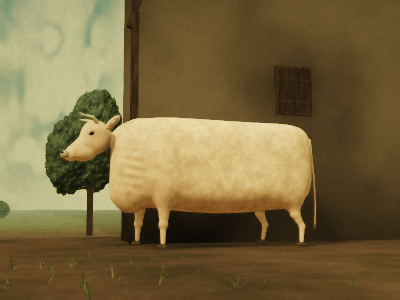
#> input picture BrotherTroubled/baseline/left.png, 400 x 300 px
$ python regions.py ../baseline/left.png ../baseline/portrait.png
#> lines starting #> are read from the running program, lines starting #| are printed output that depends on the picture
#!/usr/bin/env python3
"""regions.py RENDER -- mean colour of named painting regions, reference vs render (sRGB 0..1).

Boxes are (x0, y0, x1, y1) in painting pixels (800x668). The last column is the signed luma error, so
'too dark' / 'too bright' is obvious at a glance.
"""
import sys
import numpy as np
from PIL import Image
import os
REF = os.environ.get('BT_REFERENCE', 'reference/painting.jpg')  # the 800x668 source painting (not shipped)
ren = np.asarray(Image.open(sys.argv[1]).convert('RGB').resize((800, 668), Image.LANCZOS)).astype(float) / 255
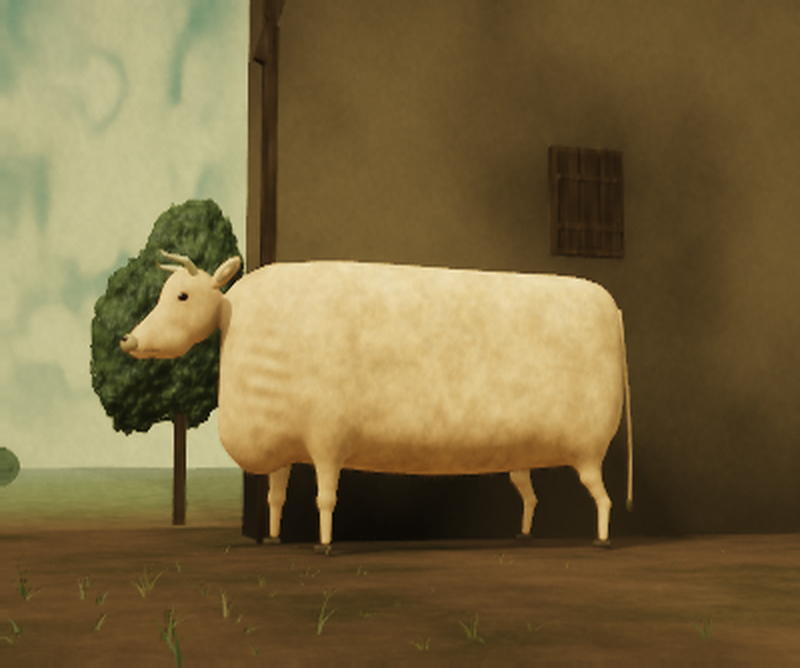
#> ren: shape (668, 800, 3) float64; mean R, G, B 0.477, 0.406, 0.25
ref = np.asarray(Image.open(sys.argv[2] if len(sys.argv) > 2 else REF).convert('RGB')).astype(float) / 255
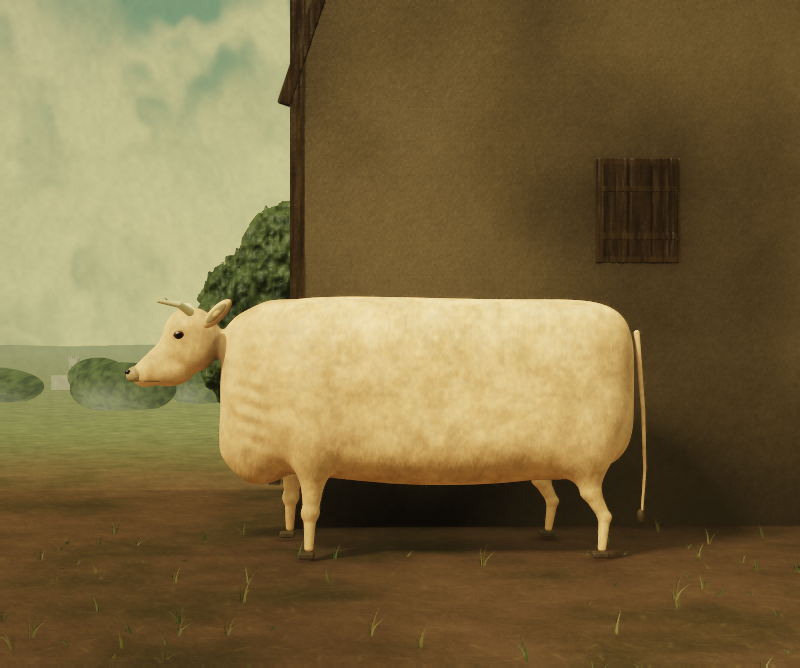
#> input picture BrotherTroubled/baseline/portrait.png, 800 x 668 px
R = {
 'sky teal TL':      (0, 0, 120, 80),   'sky teal mid':  (120, 40, 240, 110),
 'cloud lobe':       (170, 110, 235, 170), 'cloud left':   (0, 150, 120, 230),
 'cloud floor':      (0, 240, 220, 330),  'horizon hills': (0, 350, 200, 362),
 'tree crown':       (215, 190, 290, 280),'tree horizon L': (0, 372, 100, 410),
 'meadow':           (90, 418, 210, 448), 'ground olive L': (0, 470, 200, 540),
 'ground front L':   (0, 570, 300, 640),  'ground front M': (300, 590, 560, 650),
 'ground front R':   (560, 580, 800, 650),'ground shadow':  (300, 500, 560, 545),
 'ground right':     (640, 520, 800, 600),
 'wall glow':        (340, 120, 480, 280),'wall mid':       (480, 100, 600, 280),
 'wall right':       (700, 60, 800, 300), 'wall lower R':   (640, 320, 800, 480),
 'wall top':         (340, 0, 700, 60),   'post':           (300, 100, 325, 260),
 'thatch':           (255, 5, 320, 55),   'shutter':        (595, 140, 685, 260),
 'cow back':         (300, 300, 600, 320),'cow mid flank':  (300, 340, 600, 400),
 'cow lower':        (300, 430, 520, 470),'cow chest':      (232, 400, 260, 450),
 'cow rump':         (560, 340, 612, 420),'cow head':       (150, 340, 200, 375),
 'cow leg NF':       (302, 495, 325, 530),'cow leg NR':     (562, 500, 585, 545),
}
print(f"{'region':16s} {'reference':>18s} {'render':>18s}   dLuma")
tot = 0
for k, (x0, y0, x1, y1) in R.items():
    a = ref[y0:y1, x0:x1].reshape(-1, 3).mean(0); b = ren[y0:y1, x0:x1].reshape(-1, 3).mean(0)
    la = 0.2126*a[0] + 0.7152*a[1] + 0.0722*a[2]; lb = 0.2126*b[0] + 0.7152*b[1] + 0.0722*b[2]
    tot += (b - a).__abs__().mean()
    print(f"{k:16s} ({a[0]:.2f},{a[1]:.2f},{a[2]:.2f})    ({b[0]:.2f},{b[1]:.2f},{b[2]:.2f})   {lb-la:+.2f}")
#> this loop made 31 passes
#> (a, b, la, lb, tot) on passes 1 to 10: ([0.695, 0.698, 0.526], [0.662, 0.679, 0.511], 0.685, 0.663, 0.0227), ([0.682, 0.696, 0.521], [0.704, 0.71, 0.533], 0.68, 0.696, 0.0387), ([0.728, 0.725, 0.54], [0.744, 0.74, 0.559], 0.712, 0.728, 0.0553), ([0.744, 0.735, 0.551], [0.707, 0.712, 0.534], 0.723, 0.698, 0.0814), ([0.736, 0.722, 0.533], [0.613, 0.598, 0.411], 0.711, 0.588, 0.204), ([0.647, 0.622, 0.423], [0.528, 0.494, 0.324], 0.613, 0.489, 0.319), ([0.509, 0.522, 0.342], [0.477, 0.425, 0.269], 0.506, 0.425, 0.386), ([0.49, 0.509, 0.321], [0.687, 0.691, 0.511], 0.491, 0.677, 0.576), ([0.547, 0.542, 0.3], [0.576, 0.56, 0.406], 0.526, 0.552, 0.627), ([0.413, 0.307, 0.152], [0.481, 0.439, 0.243], 0.318, 0.434, 0.724)
#| sky teal TL      (0.69,0.70,0.53)    (0.66,0.68,0.51)   -0.02
#| sky teal mid     (0.68,0.70,0.52)    (0.70,0.71,0.53)   +0.02
#| cloud lobe       (0.73,0.72,0.54)    (0.74,0.74,0.56)   +0.02
#| cloud left       (0.74,0.73,0.55)    (0.71,0.71,0.53)   -0.03
#| cloud floor      (0.74,0.72,0.53)    (0.61,0.60,0.41)   -0.12
#| horizon hills    (0.65,0.62,0.42)    (0.53,0.49,0.32)   -0.12
#| tree crown       (0.51,0.52,0.34)    (0.48,0.43,0.27)   -0.08
#| tree horizon L   (0.49,0.51,0.32)    (0.69,0.69,0.51)   +0.19
#> (further printed lines are left out)
#> after the loop, tot = 2.04
print(f'mean |dRGB| over regions: {tot/len(R):.3f}')
#| mean |dRGB| over regions: 0.066
